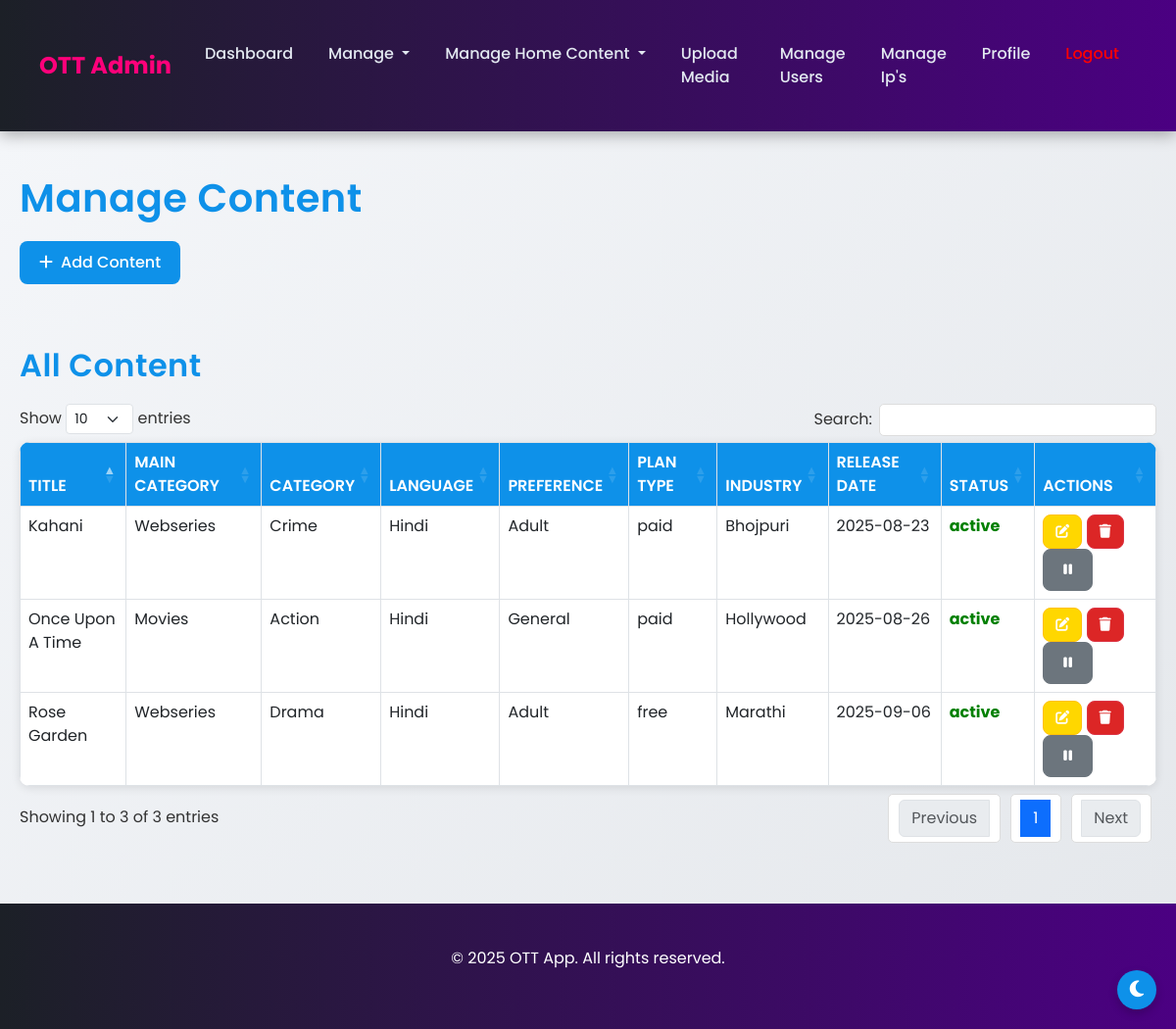
/admin/manage_content.php (signed in), run on the app's committed database.
### tables this page shows
CREATE TABLE `content` (
  `content_id` int(11) NOT NULL,
  `title` varchar(100) NOT NULL,
  `description` text DEFAULT NULL,
  `category_id` int(11) DEFAULT NULL,
  `thumbnail_url` text DEFAULT NULL,
  `video_url` varchar(255) DEFAULT NULL,
  `duration` int(11) DEFAULT NULL,
  `release_date` date DEFAULT NULL,
  `created_at` timestamp NOT NULL DEFAULT current_timestamp(),
  `status` enum('active','inactive') NOT NULL DEFAULT 'active',
  `content_type` varchar(255) DEFAULT NULL,
  `language_id` int(11) DEFAULT NULL,
  `preference_id` int(11) DEFAULT NULL,
  `trailer_url` varchar(255) DEFAULT NULL,
  `banner` tinyint(1) DEFAULT 0 COMMENT '1 for active banner, 0 for inactive banner',
  `top_shows` tinyint(1) DEFAULT 0 COMMENT '1 for active top_shows, 0 for inactive top_shows',
  `binge_worthy` tinyint(1) DEFAULT 0 COMMENT '1 for Binge Worthy, 0 for not Binge Worthy',
  `bollywood_binge` tinyint(1) DEFAULT 0 COMMENT '1 for Bollywoord Binge, 0 for not Bollywood Binge',
  `dubbed_in_hindi` tinyint(1) DEFAULT 0 COMMENT '1 for Dubbed In Hindi, 0 for not Dubbed In Hindi',
  `plan` varchar(20) DEFAULT 'free' COMMENT 'Plan type (e.g., free, paid)',
  `industry` varchar(100) DEFAULT NULL COMMENT 'Industry (e.g., Hollywood, Bollywood)'
);

CREATE TABLE `main_categories` (
  `category_id` int(11) NOT NULL,
  `name` varchar(255) NOT NULL,
  `status` enum('active','inactive') DEFAULT 'active'
);

CREATE TABLE `categories` (
  `category_id` int(11) NOT NULL,
  `name` varchar(50) NOT NULL,
  `status` enum('active','inactive') NOT NULL DEFAULT 'active',
  `main_category_id` int(11) NOT NULL DEFAULT 1
);

CREATE TABLE `languages` (
  `language_id` int(11) NOT NULL,
  `name` varchar(100) NOT NULL,
  `status` enum('active','inactive') DEFAULT 'active'
);

CREATE TABLE `content_preferences` (
  `preference_id` int(11) NOT NULL,
  `preference_name` varchar(50) NOT NULL,
  `description` varchar(255) DEFAULT NULL,
  `status` tinyint(1) NOT NULL DEFAULT 1,
  `created_at` timestamp NOT NULL DEFAULT current_timestamp()
);

### admin/manage_content.php (the view, shortened to what this page needs)
<?php
include '../api/config.php';
?>
<!DOCTYPE html>
<html lang="en">
<head>
    <?php include 'includes/header.php'; ?>
    <link href="https://cdn.quilljs.com/1.3.6/quill.snow.css" rel="stylesheet">
</head>
<body>
    <?php include 'includes/navbar.php'; ?>
    <div class="container-fluid">
        <h1 class="mt-4">Manage Content</h1>
        <?php
        $show_form = isset($_GET['form']) && in_array($_GET['form'], ['add', 'edit']);
        $edit_mode = $show_form && $_GET['form'] == 'edit' && isset($_GET['id']);
        $main_categories_result = $conn->query("SELECT category_id, name FROM main_categories WHERE status = 'active'");
        $main_categories = $main_categories_result->fetch_all(MYSQLI_ASSOC);
        $languages_result = $conn->query("SELECT language_id, name FROM languages WHERE status = 'active'");
        $languages = $languages_result->fetch_all(MYSQLI_ASSOC);
        $preferences_result = $conn->query("SELECT preference_id, preference_name FROM content_preferences WHERE status = 1");
        $preferences = $preferences_result->fetch_all(MYSQLI_ASSOC);
        $selected_main_category = $edit_mode ? $content['main_category_id'] : (isset($_GET['main_category_id']) ? (int)$_GET['main_category_id'] : 0);
        $categories_query = "SELECT category_id, name FROM categories
                            WHERE main_category_id = " . ($selected_main_category ? $selected_main_category : '0') . "
                            AND status = 'active'";
        $categories_result = $conn->query($categories_query);
        $categories = $categories_result->fetch_all(MYSQLI_ASSOC);
        ?>
        <?php if ($show_form) { ?>
            <form method="post" action="../api/content.php" class="p-4 shadow-sm rounded bg-white" id="contentForm">
                <input type="hidden" name="action" value="<?php echo $edit_mode ? 'update_content' : 'add_content'; ?>">
                <?php if ($edit_mode) { ?>
                    <input type="hidden" name="content_id" value="<?php echo $content['content_id']; ?>">
                <?php } ?>
                <div class="mb-3">
                    <label class="form-label">Title</label>
                    <input type="text" class="form-control" name="title" value="<?php echo $edit_mode ? htmlspecialchars($content['title']) : ''; ?>" required>
                </div>
                <div class="mb-3">
                    <label class="form-label">Description</label>
                    <div id="quill-editor" style="height: 200px;"></div>
                    <textarea id="description" name="description" class="form-control" required><?php echo $edit_mode ? htmlspecialchars($content['description']) : ''; ?></textarea>
                </div>
                <div class="mb-3">
                    <label class="form-label">Main Category</label>
                    <select class="form-control" name="main_category_id" id="main_category_id" onchange="loadCategories()" required>
                        <option value="">Select Main Category</option>
                        <?php foreach ($main_categories as $mc) {
                            $selected = $edit_mode && $mc['category_id'] == $content['main_category_id'] ? 'selected' : '';
                            echo "<option value='{$mc['category_id']}' $selected>{$mc['name']}</option>";
                        } ?>
                    </select>
                </div>
                <div class="mb-3">
                    <label class="form-label">Category</label>
                    <select class="form-control" name="category_id" id="category_id" required>
                        <option value="">Select Category</option>
                        <?php foreach ($categories as $cat) {
                            $selected = $edit_mode && $cat['category_id'] == $content['category_id'] ? 'selected' : '';
                            echo "<option value='{$cat['category_id']}' $selected>{$cat['name']}</option>";
                        } ?>
                    </select>
                </div>
                <div class="mb-3">
                    <label class="form-label">Language</label>
                    <select class="form-control" name="language_id" required>
                        <option value="">Select Language</option>
                        <?php foreach ($languages as $lang) {
                            $selected = $edit_mode && $lang['language_id'] == $content['language_id'] ? 'selected' : '';
                            echo "<option value='{$lang['language_id']}' $selected>{$lang['name']}</option>";
                        } ?>
                    </select>
                </div>
                <div class="mb-3">
                    <label class="form-label">Preference</label>
                    <select class="form-control" name="preference_id" required>
                        <option value="">Select Preference</option>
                        <?php foreach ($preferences as $pref) {
                            $selected = $edit_mode && $pref['preference_id'] == $content['preference_id'] ? 'selected' : '';
                            echo "<option value='{$pref['preference_id']}' $selected>{$pref['preference_name']}</option>";
                        } ?>
                    </select>
                </div>
                <div class="mb-3">
                    <label class="form-label">Thumbnail URL</label>
                    <input type="text" class="form-control" name="thumbnail_url" value="<?php echo $edit_mode ? htmlspecialchars($content['thumbnail_url']) : ''; ?>" required>
                </div>
                <div class="mb-3">
                    <label class="form-label">Trailer URL</label>
                    <input type="text" class="form-control" name="trailer_url" value="<?php echo $edit_mode ? htmlspecialchars($content['trailer_url']) : ''; ?>" placeholder="Enter trailer URL" required>
                </div>
                <div class="mb-3">
                    <label class="form-label">Duration (minutes)</label>
                    <input type="number" class="form-control" name="duration" value="<?php echo $edit_mode ? $content['duration'] : ''; ?>" required>
                </div>
                <div class="mb-3">
                    <label class="form-label">Release Date</label>
                    <input type="date" class="form-control" name="release_date" value="<?php echo $edit_mode ? $content['release_date'] : ''; ?>" required>
                </div>
                <div class="mb-3">
                    <label class="form-label">Plan Type</label>
                    <select class="form-control" name="plan" required>
                        <option value="free" <?php echo $edit_mode && $content['plan'] == 'free' ? 'selected' : ''; ?>>Free</option>
                        <option value="paid" <?php echo $edit_mode && $content['plan'] == 'paid' ? 'selected' : ''; ?>>Paid</option>
                    </select>
                </div>
                <div class="mb-3">
                    <label class="form-label">Industry</label>
                    <select class="form-control" name="industry" required>
                        <option value="">Select Industry</option>
                        <?php
                        $industries = ['Bollywood', 'Hollywood', 'Tollywood (South - Telugu)', 'Kollywood (South - Tamil)', 'Mollywood (South - Malayalam)', 'Sandalwood (South - Kannada)', 'Bhojpuri', 'Punjabi', 'Marathi', 'International'];
                        foreach ($industries as $ind) {
                            $selected = $edit_mode && $content['industry'] == $ind ? 'selected' : '';
                            echo "<option value='{$ind}' $selected>{$ind}</option>";
                        }
                        ?>
                    </select>
                </div>
                <?php if ($edit_mode) { ?>
                    <div class="mb-3">
                        <label class="form-label">Status</label>
                        <select class="form-control" name="status" required>
                            <option value="active" <?php echo $content['status'] == 'active' ? 'selected' : ''; ?>>Active</option>
                            <option value="inactive" <?php echo $content['status'] == 'inactive' ? 'selected' : ''; ?>>Inactive</option>
                        </select>
                    </div>
                <?php } ?>
                <button type="submit" class="btn btn-primary">
                    <i class="fas fa-<?php echo $edit_mode ? 'edit' : 'plus'; ?> me-2"></i>
                    <?php echo $edit_mode ? 'Update Content' : 'Add Content'; ?>
                </button>
                <a href="manage_content.php" class="btn btn-secondary">Cancel</a>
            </form>
        <?php } else { ?>
            <a href="manage_content.php?form=add" class="btn btn-primary mb-3">
                <i class="fas fa-plus me-2"></i>Add Content
            </a>
        <?php } ?>
        <h2 class="mt-5">All Content</h2>
        <table id="contentTable" class="table table-bordered">
            <thead>
                <tr>
                    <th>Title</th>
                    <th>Main Category</th>
                    <th>Category</th>
                    <th>Language</th>
                    <th>Preference</th>
                    <th>Plan Type</th>
                    <th>Industry</th>
                    <th>Release Date</th>
                    <th>Status</th>
                    <th>Actions</th>
                </tr>
            </thead>
            <tbody>
                <?php
                $result = $conn->query("SELECT c.*, cat.name AS category_name, mc.name AS main_category_name, l.name AS language_name, cp.preference_name
                                        FROM content c
                                        JOIN categories cat ON c.category_id = cat.category_id
                                        JOIN main_categories mc ON cat.main_category_id = mc.category_id
                                        LEFT JOIN languages l ON c.language_id = l.language_id
                                        LEFT JOIN content_preferences cp ON c.preference_id = cp.preference_id");
                while ($row = $result->fetch_assoc()) {
                    $status_class = $row['status'] == 'active' ? 'status-active' : 'status-inactive';
                    echo "<tr>
                        <td>" . htmlspecialchars($row['title']) . "</td>
                        <td>" . htmlspecialchars($row['main_category_name'] ?? 'N/A') . "</td>
                        <td>" . htmlspecialchars($row['category_name'] ?? 'N/A') . "</td>
                        <td>" . htmlspecialchars($row['language_name'] ?? 'N/A') . "</td>
                        <td>" . htmlspecialchars($row['preference_name'] ?? 'N/A') . "</td>
                        <td>" . htmlspecialchars($row['plan'] ?? 'N/A') . "</td>
                        <td>" . htmlspecialchars($row['industry'] ?? 'N/A') . "</td>
                        <td>" . htmlspecialchars($row['release_date']) . "</td>
                        <td class='$status_class'>" . htmlspecialchars($row['status']) . "</td>
                        <td>
                            <a href='manage_content.php?form=edit&id={$row['content_id']}' class='btn btn-sm btn-warning'><i class='fas fa-edit'></i></a>
                            <form method='post' action='../api/content.php' style='display:inline;'>
                                <input type='hidden' name='action' value='delete_content'>
                                <input type='hidden' name='content_id' value='{$row['content_id']}'>
                                <button type='submit' class='btn btn-sm btn-danger'><i class='fas fa-trash'></i></button>
                            </form>
                            <form method='post' action='../api/content.php' style='display:inline;'>
                                <input type='hidden' name='action' value='toggle_status'>
                                <input type='hidden' name='content_id' value='{$row['content_id']}'>
                                <input type='hidden' name='current_status' value='{$row['status']}'>
                                <button type='submit' class='btn btn-sm btn-" . ($row['status'] == 'active' ? 'secondary' : 'success') . "'>
                                    <i class='fas fa-" . ($row['status'] == 'active' ? 'pause' : 'play') . "'></i>
                                </button>
                            </form>
                        </td>
                    </tr>";
                }
                ?>
            </tbody>
        </table>
    </div>
    <?php include 'includes/footer.php'; ?>
</body>
</html>

### assets/css/style.css (style rules this page uses)
* { margin: 0; padding: 0; box-sizing: border-box; font-family: 'Poppins', sans-serif; }
body { background: linear-gradient(135deg, #f5f7fa 0%, #e4e7eb 100%); min-height: 100vh; color: #333; transition: background 0.3s ease, color 0.3s ease; }
.container, .container-fluid { padding: 20px; max-width: 1400px; margin: 0 auto; }
h1, h2 { font-weight: 600; color: #0e91e9; margin-bottom: 20px; letter-spacing: 0.5px; }
.btn { border-radius: 8px; padding: 10px 20px; font-weight: 500; transition: all 0.3s ease; }
.btn-primary { background: #0e91e9; border: none; color: #fff; }
.btn-warning, .btn-danger { padding: 6px 12px; color: #fff; }
.btn-warning { background: #ffd700; }
.btn-danger { background: #dc2626; }
table.dataTable { border-radius: 10px; overflow: hidden; background: #fff; box-shadow: 0 2px 10px rgba(0, 0, 0, 0.1); color: #333; }
table.dataTable thead th { background: #0e91e9; color: #fff; font-weight: 600; text-transform: uppercase; }
table.dataTable tbody tr { transition: background 0.3s ease; }

### admin/manage_content.php (style rules this page uses)
.status-active { color: green !important; font-weight: bold; }

### data on the page
content: title "Kahani", main_categories.name "Webseries", category.name "Crime", language.name "Hindi", preference.preference_name "Adult", plan "paid", industry "Bhojpuri", release_date "2025-08-23", status "active"
content: title "Rose Garden", main_categories.name "Webseries", category.name "Drama", language.name "Hindi", preference.preference_name "Adult", plan "free", industry "Marathi", release_date "2025-09-06", status "active"
content: title "Once Upon A Time", main_categories.name "Movies", category.name "Action", language.name "Hindi", preference.preference_name "General", plan "paid", industry "Hollywood", release_date "2025-08-26", status "active"
